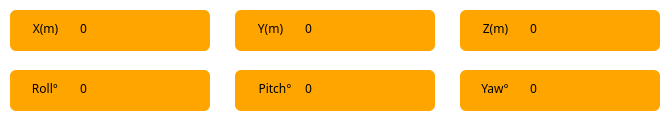
   <widget class="QWidget" name="widget_7" native="true">
    <property name="geometry">
     <rect>
      <x>690</x>
      <y>430</y>
      <width>671</width>
      <height>121</height>
     </rect>
    </property>
    <property name="styleSheet">
     <string notr="true">background-color: rgb(255, 255, 255,);
border-radius:6px;</string>
    </property>
    <widget class="QWidget" name="widget_5" native="true">
     <property name="geometry">
      <rect>
       <x>10</x>
       <y>10</y>
       <width>200</width>
       <height>41</height>
      </rect>
     </property>
     <property name="styleSheet">
      <string notr="true">background-color:  #FFA500;
border-radius:6px;</string>
     </property>
     <widget class="QLabel" name="label_5">
      <property name="geometry">
       <rect>
        <x>10</x>
        <y>10</y>
        <width>51</width>
        <height>17</height>
       </rect>
      </property>
      <property name="font">
       <font>
        <family>Source Han Sans CN</family>
       </font>
      </property>
      <property name="styleSheet">
       <string notr="true">color: rgb(0, 0, 0);</string>
      </property>
      <property name="text">
       <string>X(m)</string>
      </property>
      <property name="alignment">
       <set>Qt::AlignCenter</set>
      </property>
     </widget>
     <widget class="QLabel" name="label_x">
      <property name="geometry">
       <rect>
        <x>70</x>
        <y>10</y>
        <width>120</width>
        <height>17</height>
       </rect>
      </property>
      <property name="font">
       <font>
        <family>Source Han Sans CN</family>
       </font>
      </property>
      <property name="styleSheet">
       <string notr="true">color: rgb(0, 0, 0);</string>
      </property>
      <property name="text">
       <string>0</string>
      </property>
      <property name="alignment">
       <set>Qt::AlignLeading|Qt::AlignLeft|Qt::AlignVCenter</set>
      </property>
     </widget>
    </widget>
    <widget class="QWidget" name="widget_6" native="true">
     <property name="geometry">
      <rect>
       <x>235</x>
       <y>10</y>
       <width>200</width>
       <height>41</height>
      </rect>
     </property>
     <property name="styleSheet">
      <string notr="true">background-color:  #FFA500;
border-radius:6px;</string>
     </property>
     <widget class="QLabel" name="label_11">
      <property name="geometry">
       <rect>
        <x>10</x>
        <y>10</y>
        <width>51</width>
        <height>17</height>
       </rect>
      </property>
      <property name="font">
       <font>
        <family>Source Han Sans CN</family>
       </font>
      </property>
      <property name="styleSheet">
       <string notr="true">color: rgb(0, 0, 0);</string>
      </property>
      <property name="text">
       <string>Y(m)</string>
      </property>
      <property name="alignment">
       <set>Qt::AlignCenter</set>
      </property>
     </widget>
     <widget class="QLabel" name="label_y">
      <property name="geometry">
       <rect>
        <x>70</x>
        <y>10</y>
        <width>120</width>
        <height>17</height>
       </rect>
      </property>
      <property name="font">
       <font>
        <family>Source Han Sans CN</family>
       </font>
      </property>
      <property name="styleSheet">
       <string notr="true">color: rgb(0, 0, 0);</string>
      </property>
      <property name="text">
       <string>0</string>
      </property>
      <property name="alignment">
       <set>Qt::AlignLeading|Qt::AlignLeft|Qt::AlignVCenter</set>
      </property>
     </widget>
    </widget>
    <widget class="QWidget" name="widget_9" native="true">
     <property name="geometry">
      <rect>
       <x>460</x>
       <y>10</y>
       <width>200</width>
       <height>41</height>
      </rect>
     </property>
     <property name="styleSheet">
      <string notr="true">background-color:  #FFA500;
border-radius:6px;</string>
     </property>
     <widget class="QLabel" name="label_12">
      <property name="geometry">
       <rect>
        <x>10</x>
        <y>10</y>
        <width>51</width>
        <height>17</height>
       </rect>
      </property>
      <property name="font">
       <font>
        <family>Source Han Sans CN</family>
       </font>
      </property>
      <property name="styleSheet">
       <string notr="true">color: rgb(0, 0, 0);</string>
      </property>
      <property name="text">
       <string>Z(m)</string>
      </property>
      <property name="alignment">
       <set>Qt::AlignCenter</set>
      </property>
     </widget>
     <widget class="QLabel" name="label_z">
      <property name="geometry">
       <rect>
        <x>70</x>
        <y>10</y>
        <width>120</width>
        <height>17</height>
       </rect>
      </property>
      <property name="font">
       <font>
        <family>Source Han Sans CN</family>
       </font>
      </property>
      <property name="styleSheet">
       <string notr="true">color: rgb(0, 0, 0);</string>
      </property>
      <property name="text">
       <string>0</string>
      </property>
      <property name="alignment">
       <set>Qt::AlignLeading|Qt::AlignLeft|Qt::AlignVCenter</set>
      </property>
     </widget>
    </widget>
    <widget class="QWidget" name="widget_10" native="true">
     <property name="geometry">
      <rect>
       <x>10</x>
       <y>70</y>
       <width>200</width>
       <height>41</height>
      </rect>
     </property>
     <property name="styleSheet">
      <string notr="true">background-color:  #FFA500;
border-radius:6px;</string>
     </property>
     <widget class="QLabel" name="label_13">
      <property name="geometry">
       <rect>
        <x>10</x>
        <y>10</y>
        <width>50</width>
        <height>17</height>
       </rect>
      </property>
      <property name="font">
       <font>
        <family>Source Han Sans CN</family>
       </font>
      </property>
      <property name="styleSheet">
       <string notr="true">color: rgb(0, 0, 0);</string>
      </property>
      <property name="text">
       <string>Roll°</string>
      </property>
      <property name="alignment">
       <set>Qt::AlignCenter</set>
      </property>
     </widget>
     <widget class="QLabel" name="label_roll">
      <property name="geometry">
       <rect>
        <x>70</x>
        <y>10</y>
        <width>120</width>
        <height>17</height>
       </rect>
      </property>
      <property name="font">
       <font>
        <family>Source Han Sans CN</family>
       </font>
      </property>
      <property name="styleSheet">
       <string notr="true">color: rgb(0, 0, 0);</string>
      </property>
      <property name="text">
       <string>0</string>
      </property>
      <property name="alignment">
       <set>Qt::AlignLeading|Qt::AlignLeft|Qt::AlignVCenter</set>
      </property>
     </widget>
    </widget>
    <widget class="QWidget" name="widget_11" native="true">
     <property name="geometry">
      <rect>
       <x>235</x>
       <y>70</y>
       <width>200</width>
       <height>41</height>
      </rect>
     </property>
     <property name="styleSheet">
      <string notr="true">background-color:  #FFA500;
border-radius:6px;</string>
     </property>
     <widget class="QLabel" name="label_14">
      <property name="geometry">
       <rect>
        <x>15</x>
        <y>10</y>
        <width>50</width>
        <height>17</height>
       </rect>
      </property>
      <property name="font">
       <font>
        <family>Source Han Sans CN</family>
       </font>
      </property>
      <property name="styleSheet">
       <string notr="true">color: rgb(0, 0, 0);</string>
      </property>
      <property name="text">
       <string>Pitch°</string>
      </property>
      <property name="alignment">
       <set>Qt::AlignCenter</set>
      </property>
     </widget>
     <widget class="QLabel" name="label_pitch">
      <property name="geometry">
       <rect>
        <x>70</x>
        <y>10</y>
        <width>120</width>
        <height>17</height>
       </rect>
      </property>
      <property name="font">
       <font>
        <family>Source Han Sans CN</family>
       </font>
      </property>
      <property name="styleSheet">
       <string notr="true">color: rgb(0, 0, 0);</string>
      </property>
      <property name="text">
       <string>0</string>
      </property>
      <property name="alignment">
       <set>Qt::AlignLeading|Qt::AlignLeft|Qt::AlignVCenter</set>
      </property>
     </widget>
    </widget>
    <widget class="QWidget" name="widget_13" native="true">
     <property name="geometry">
      <rect>
       <x>460</x>
       <y>70</y>
       <width>200</width>
       <height>41</height>
      </rect>
     </property>
     <property name="styleSheet">
      <string notr="true">background-color:  #FFA500;
border-radius:6px;</string>
     </property>
     <widget class="QLabel" name="label_15">
      <property name="geometry">
       <rect>
        <x>10</x>
        <y>10</y>
        <width>50</width>
        <height>17</height>
       </rect>
      </property>
      <property name="font">
       <font>
        <family>Source Han Sans CN</family>
       </font>
      </property>
      <property name="styleSheet">
       <string notr="true">color: rgb(0, 0, 0);</string>
      </property>
      <property name="text">
       <string>Yaw°</string>
      </property>
      <property name="alignment">
       <set>Qt::AlignCenter</set>
      </property>
     </widget>
     <widget class="QLabel" name="label_yaw">
      <property name="geometry">
       <rect>
        <x>70</x>
        <y>10</y>
        <width>120</width>
        <height>17</height>
       </rect>
      </property>
      <property name="font">
       <font>
        <family>Source Han Sans CN</family>
       </font>
      </property>
      <property name="styleSheet">
       <string notr="true">color: rgb(0, 0, 0);</string>
      </property>
      <property name="text">
       <string>0</string>
      </property>
      <property name="alignment">
       <set>Qt::AlignLeading|Qt::AlignLeft|Qt::AlignVCenter</set>
      </property>
     </widget>
    </widget>
   </widget>
